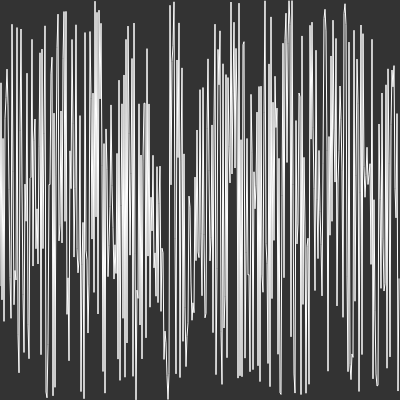
Frame 1 (no input)
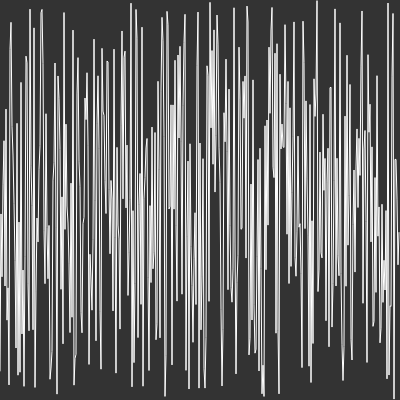
Frame 60 (no input)
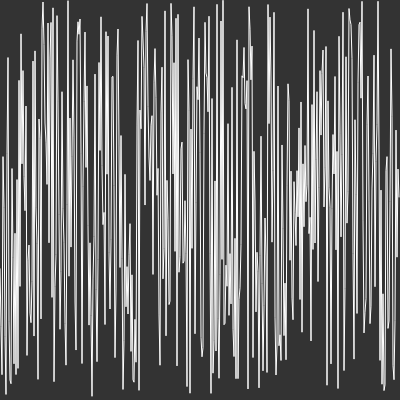
Frame 120 (the mouse pressed at the canvas centre since frame 60)

The p5.js sketch that drew these frames (run headless with seeded random() and noise() and a simulated clock; from frame 60 on, the mouse is pressed at the canvas centre):

// p5.js sketch
// ── sketch.js

function setup() {
    createCanvas(400, 400);
}
  
function draw() {
    background(51);
    stroke(255);
    noFill();
    beginShape();
    for(var x = 0; x < width; x++) {
        stroke(255);
        vertex(x, random(height));
    }
    endShape();
    
    //noLoop();
}
